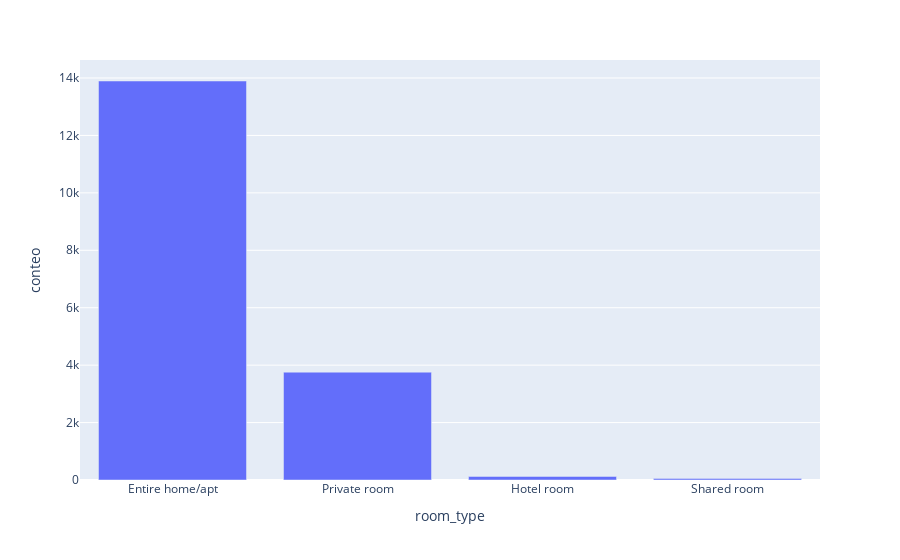

Notebook source saved alongside this figure:
### Markdown cell above
### punto 1

¿Cuál es el tipo de inmueble que más ha publicados Airbnb en la ciudad de Ámsterdam?

### Code cell
import pandas as pd
import plotly.express as px

#cargar datos 
data=pd.read_csv('listings.csv')

#buscar "room_type"
if 'room_type' in data.columns:
    data_room_type = data['room_type'].value_counts().reset_index()
else:
    raise KeyError('No se encuentra la variable solicitada')


#cambiar nombre de columnas
data_room_type.columns = ['room_type','conteo']

#construir diagrama de barras
fig = px.bar(data_room_type,x='room_type',y='conteo')
fig.show()

### Figure 1 — Plotly figure (JSON) as saved in the notebook; plotly's stock layout.template omitted (floating-point values rounded to 4 significant figures)
{"data": [{"alignmentgroup": "True", "hovertemplate": "room_type=%{x}<br>conteo=%{y}<extra></extra>", "legendgroup": "", "marker": {"color": "#636efa", "pattern": {"shape": ""}}, "name": "", "offsetgroup": "", "orientation": "v", "showlegend": false, "textposition": "auto", "type": "bar", "x": ["Entire home/apt", "Private room", "Hotel room", "Shared room"], "xaxis": "x", "y": [13896, 3756, 124, 49], "yaxis": "y"}], "layout": {"barmode": "relative", "legend": {"tracegroupgap": 0}, "margin": {"t": 60}, "xaxis": {"anchor": "y", "domain": [0, 1], "title": {"text": "room_type"}}, "yaxis": {"anchor": "x", "domain": [0, 1], "title": {"text": "conteo"}}}}
